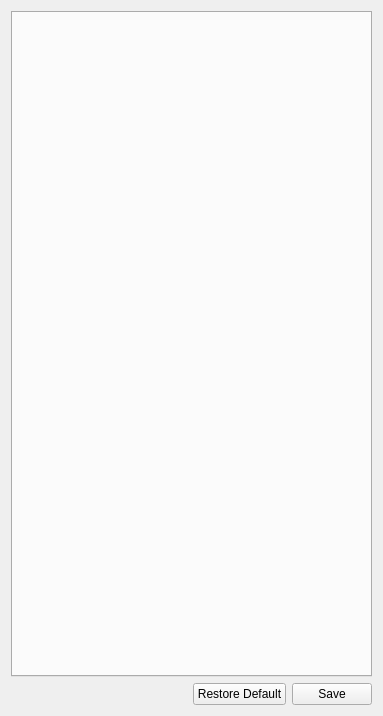
<?xml version="1.0" encoding="UTF-8"?>
<ui version="4.0">
 <class>Statistics</class>
 <widget class="QWidget" name="Statistics">
  <property name="geometry">
   <rect>
    <x>0</x>
    <y>0</y>
    <width>383</width>
    <height>716</height>
   </rect>
  </property>
  <property name="windowTitle">
   <string>Form</string>
  </property>
  <layout class="QVBoxLayout" name="verticalLayout_4">
   <item>
    <widget class="QTabWidget" name="statisticsTabs"/>
   </item>
   <item>
    <layout class="QHBoxLayout" name="horizontalLayout">
     <item>
      <spacer name="horizontalSpacer">
       <property name="orientation">
        <enum>Qt::Horizontal</enum>
       </property>
       <property name="sizeHint" stdset="0">
        <size>
         <width>40</width>
         <height>20</height>
        </size>
       </property>
      </spacer>
     </item>
     <item>
      <widget class="QPushButton" name="restoreButton">
       <property name="text">
        <string>Restore Default</string>
       </property>
      </widget>
     </item>
     <item>
      <widget class="QPushButton" name="saveButton">
       <property name="text">
        <string>Save</string>
       </property>
      </widget>
     </item>
    </layout>
   </item>
  </layout>
 </widget>
 <resources/>
 <connections/>
</ui>
